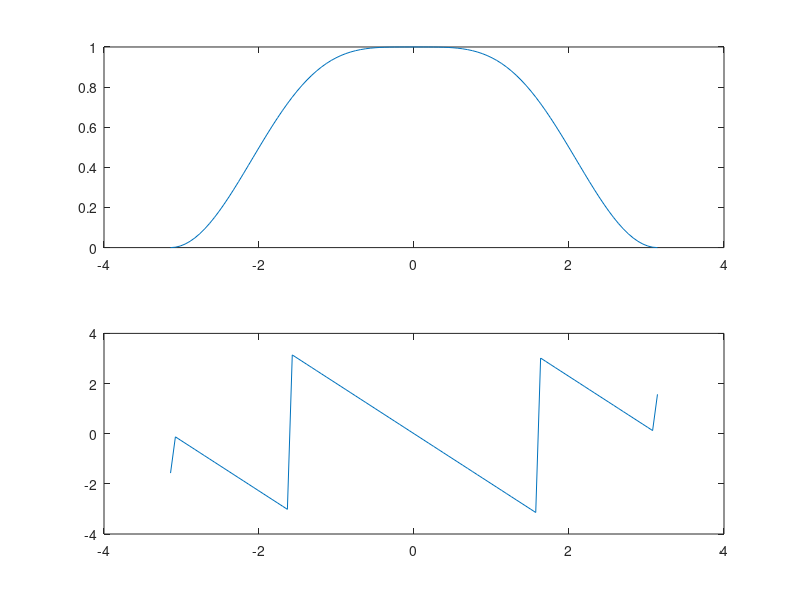
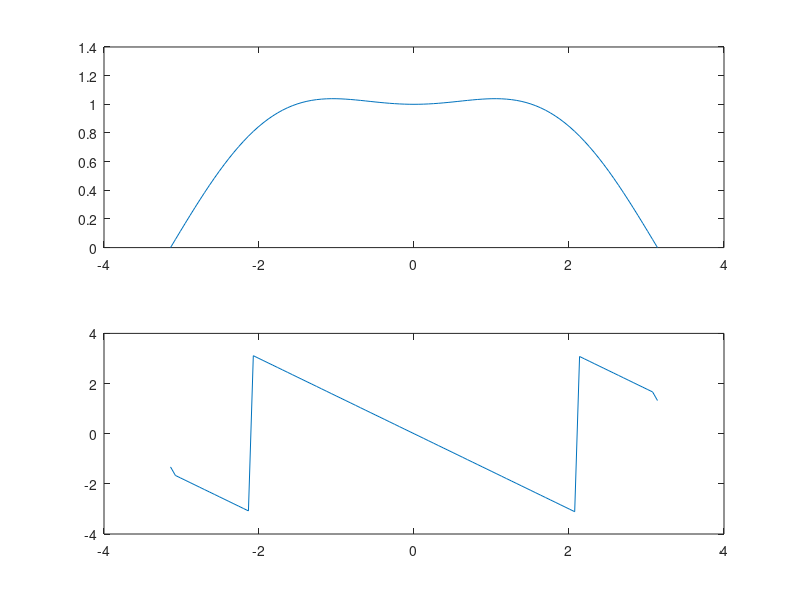
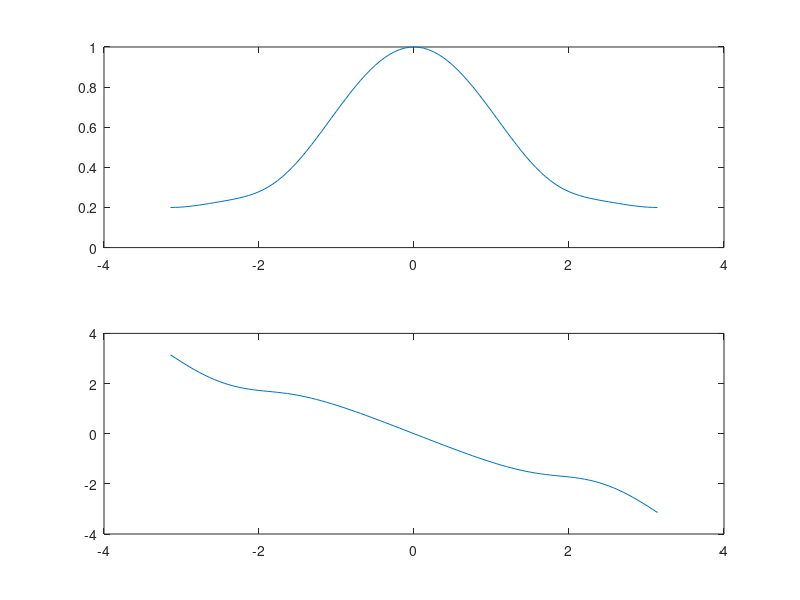

Write MATLAB code to recreate these figures, in order.
clc;
clear;
%----------------------------Q(a)--------------------------
%initialize variables

x = [1 2 3 4 5 6 7 6 5 4 3 2 1]';
h = [-0.0625 0.25 0.625 0.25 -0.0625]';
%in this part, use matrix to present sequences
h2 = [0 0 0 0 0 0 0 0 0 0 0 0 ...
    -0.0625 0.25 0.625 0.25 -0.0625 ...
    0 0 0 0 0 0 0 0 0 0 0 0]';
%set several zeros to avoid error
y = zeros(17,1);

%represent the convolution equation
for k = 1:(length(x)+4)
    for n = 1:length(x)
        y(k) = y(k)+x(n)*h2(k-n+13);
    end
end

%use convolution function to compare the results
yc = conv(x,h);

%--------------------------Q(b)--------------------------
y3 = zeros(17,1);
for k = 1:(length(x)+4)
    y3(k) = (h2(k+12:-1:k))'*x;
end
y3 = y3';

%--------------------------Q(c)--------------------------
n2 = [-pi:2*pi/100:pi];
h3 = zeros(length(n2),1);
for w = 1:length(n2)
    for k = 1:length(h)
    h3(w) = h3(w)+h(k)*exp(-1*1i*n2(w)*(k-1));
    end
end
figure(1);
subplot(2,1,1)
plot(n2,abs(h3));
subplot(2,1,2)
plot(n2,angle(h3));

%-------------------------Q(d)-----------------------------
%initialize variables

x = [1 2 3 4 5 6 7 6 5 4 3 2 1]';
hd = [-0.1 0.6 0.6 -0.1]';
%in this part, use matrix to present sequences
hd2 = [0 0 0 0 0 0 0 0 0 0 0 0 ...
    -0.1 0.6 0.6 -0.1 ...
    0 0 0 0 0 0 0 0 0 0 0 0]';
%set several zeros to avoid error
yd = zeros(16,1);

%represent the convolution equation
for k = 1:(length(x)+3)
    for n = 1:length(x)
        yd(k) = yd(k)+x(n)*hd2(k-n+13);
    end
end

n2 = [-pi:2*pi/100:pi];
hd3 = zeros(length(n2),1);
for w = 1:length(n2)
    for k = 1:length(hd)
    hd3(w) = hd3(w)+hd(k)*exp(-1*1i*n2(w)*(k-1));
    end
end
figure(2);
subplot(2,1,1);
plot(n2,abs(hd3));
subplot(2,1,2);
plot(n2,angle(hd3));

%-------------------------Q(e)-----------------------------
%initialize variables

x = [1 2 3 4 5 6 7 6 5 4 3 2 1]';
he = [0.2 0.5 0.2 0.1]';
%in this part, use matrix to present sequences
he2 = [0 0 0 0 0 0 0 0 0 0 0 0 ...
    0.2 0.5 0.2 0.1 ...
    0 0 0 0 0 0 0 0 0 0 0 0]';
%set several zeros to avoid error
ye = zeros(16,1);

%represent the convolution equation
for k = 1:(length(x)+3)
    for n = 1:length(x)
        ye(k) = ye(k)+x(n)*he2(k-n+13);
    end
end

n2 = [-pi:2*pi/100:pi];
he3 = zeros(length(n2),1);
for w = 1:length(n2)
    for k = 1:length(he)
    he3(w) = he3(w)+he(k)*exp(-1*1i*n2(w)*(k-1));
    end
end
figure(3);
subplot(2,1,1);
plot(n2,abs(he3));
subplot(2,1,2);
plot(n2,angle(he3));







